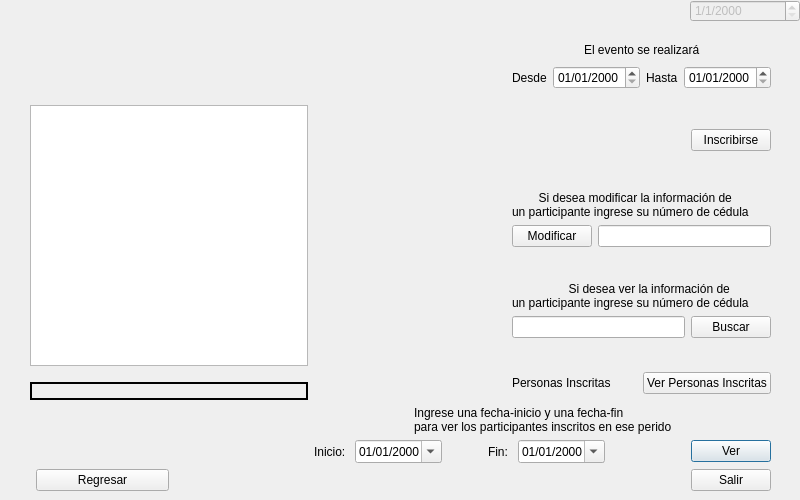
<?xml version="1.0" encoding="UTF-8"?>
<ui version="4.0">
 <class>ViewEventWindow</class>
 <widget class="QDialog" name="ViewEventWindow">
  <property name="geometry">
   <rect>
    <x>0</x>
    <y>0</y>
    <width>800</width>
    <height>500</height>
   </rect>
  </property>
  <property name="windowTitle">
   <string>Championship</string>
  </property>
  <property name="windowIcon">
   <iconset resource="img/logo.qrc">
    <normaloff>:/logo/logo.png</normaloff>:/logo/logo.png</iconset>
  </property>
  <widget class="QWidget" name="layoutWidget">
   <property name="geometry">
    <rect>
     <x>30</x>
     <y>40</y>
     <width>741</width>
     <height>451</height>
    </rect>
   </property>
   <layout class="QGridLayout" name="gridLayout_3">
    <item row="1" column="3">
     <spacer name="horizontalSpacer_14">
      <property name="orientation">
       <enum>Qt::Horizontal</enum>
      </property>
      <property name="sizeHint" stdset="0">
       <size>
        <width>40</width>
        <height>20</height>
       </size>
      </property>
     </spacer>
    </item>
    <item row="1" column="4" colspan="2">
     <layout class="QVBoxLayout" name="verticalLayout_2">
      <item>
       <layout class="QHBoxLayout" name="horizontalLayout_5">
        <item>
         <spacer name="horizontalSpacer_6">
          <property name="orientation">
           <enum>Qt::Horizontal</enum>
          </property>
          <property name="sizeHint" stdset="0">
           <size>
            <width>40</width>
            <height>20</height>
           </size>
          </property>
         </spacer>
        </item>
        <item>
         <widget class="QLabel" name="label_8">
          <property name="text">
           <string>Ingrese una fecha-inicio y una fecha-fin
para ver los participantes inscritos en ese perido</string>
          </property>
         </widget>
        </item>
        <item>
         <spacer name="horizontalSpacer_7">
          <property name="orientation">
           <enum>Qt::Horizontal</enum>
          </property>
          <property name="sizeHint" stdset="0">
           <size>
            <width>40</width>
            <height>20</height>
           </size>
          </property>
         </spacer>
        </item>
       </layout>
      </item>
      <item>
       <layout class="QHBoxLayout" name="horizontalLayout_6">
        <item>
         <widget class="QLabel" name="label_9">
          <property name="text">
           <string>Inicio: </string>
          </property>
         </widget>
        </item>
        <item>
         <widget class="QDateEdit" name="deDateBeg">
          <property name="displayFormat">
           <string>dd/MM/yyyy</string>
          </property>
          <property name="calendarPopup">
           <bool>true</bool>
          </property>
         </widget>
        </item>
        <item>
         <spacer name="horizontalSpacer_5">
          <property name="orientation">
           <enum>Qt::Horizontal</enum>
          </property>
          <property name="sizeHint" stdset="0">
           <size>
            <width>40</width>
            <height>20</height>
           </size>
          </property>
         </spacer>
        </item>
        <item>
         <widget class="QLabel" name="label_10">
          <property name="text">
           <string>Fin: </string>
          </property>
         </widget>
        </item>
        <item>
         <widget class="QDateEdit" name="deDateFin">
          <property name="displayFormat">
           <string>dd/MM/yyyy</string>
          </property>
          <property name="calendarPopup">
           <bool>true</bool>
          </property>
         </widget>
        </item>
        <item>
         <spacer name="horizontalSpacer_4">
          <property name="orientation">
           <enum>Qt::Horizontal</enum>
          </property>
          <property name="sizeHint" stdset="0">
           <size>
            <width>40</width>
            <height>20</height>
           </size>
          </property>
         </spacer>
        </item>
        <item>
         <spacer name="horizontalSpacer_3">
          <property name="orientation">
           <enum>Qt::Horizontal</enum>
          </property>
          <property name="sizeHint" stdset="0">
           <size>
            <width>40</width>
            <height>20</height>
           </size>
          </property>
         </spacer>
        </item>
        <item>
         <widget class="QPushButton" name="pbVer">
          <property name="text">
           <string>Ver</string>
          </property>
         </widget>
        </item>
       </layout>
      </item>
     </layout>
    </item>
    <item row="0" column="4">
     <spacer name="horizontalSpacer_12">
      <property name="orientation">
       <enum>Qt::Horizontal</enum>
      </property>
      <property name="sizeHint" stdset="0">
       <size>
        <width>40</width>
        <height>20</height>
       </size>
      </property>
     </spacer>
    </item>
    <item row="1" column="1">
     <layout class="QVBoxLayout" name="verticalLayout_4"/>
    </item>
    <item row="0" column="5">
     <layout class="QVBoxLayout" name="verticalLayout_7">
      <item>
       <layout class="QVBoxLayout" name="verticalLayout">
        <item>
         <layout class="QHBoxLayout" name="horizontalLayout_3">
          <item>
           <spacer name="horizontalSpacer">
            <property name="orientation">
             <enum>Qt::Horizontal</enum>
            </property>
            <property name="sizeHint" stdset="0">
             <size>
              <width>40</width>
              <height>20</height>
             </size>
            </property>
           </spacer>
          </item>
          <item>
           <widget class="QLabel" name="label_3">
            <property name="text">
             <string>El evento se realizará</string>
            </property>
           </widget>
          </item>
          <item>
           <spacer name="horizontalSpacer_2">
            <property name="orientation">
             <enum>Qt::Horizontal</enum>
            </property>
            <property name="sizeHint" stdset="0">
             <size>
              <width>40</width>
              <height>20</height>
             </size>
            </property>
           </spacer>
          </item>
         </layout>
        </item>
        <item>
         <layout class="QHBoxLayout" name="horizontalLayout_2">
          <item>
           <widget class="QLabel" name="label_2">
            <property name="text">
             <string>Desde</string>
            </property>
           </widget>
          </item>
          <item>
           <widget class="QDateEdit" name="deDateBegEv">
            <property name="enabled">
             <bool>true</bool>
            </property>
            <property name="dateTime">
             <datetime>
              <hour>0</hour>
              <minute>0</minute>
              <second>0</second>
              <year>2000</year>
              <month>1</month>
              <day>1</day>
             </datetime>
            </property>
            <property name="displayFormat">
             <string>dd/MM/yyyy</string>
            </property>
            <property name="calendarPopup">
             <bool>false</bool>
            </property>
            <property name="date">
             <date>
              <year>2000</year>
              <month>1</month>
              <day>1</day>
             </date>
            </property>
           </widget>
          </item>
          <item>
           <widget class="QLabel" name="label_4">
            <property name="text">
             <string>Hasta</string>
            </property>
           </widget>
          </item>
          <item>
           <widget class="QDateEdit" name="deDateFinEv">
            <property name="enabled">
             <bool>true</bool>
            </property>
            <property name="dateTime">
             <datetime>
              <hour>0</hour>
              <minute>0</minute>
              <second>0</second>
              <year>2000</year>
              <month>1</month>
              <day>1</day>
             </datetime>
            </property>
            <property name="displayFormat">
             <string>dd/MM/yyyy</string>
            </property>
            <property name="calendarPopup">
             <bool>false</bool>
            </property>
            <property name="date">
             <date>
              <year>2000</year>
              <month>1</month>
              <day>1</day>
             </date>
            </property>
           </widget>
          </item>
         </layout>
        </item>
       </layout>
      </item>
      <item>
       <layout class="QVBoxLayout" name="verticalLayout_6">
        <item>
         <layout class="QVBoxLayout" name="verticalLayout_5">
          <item>
           <spacer name="verticalSpacer_9">
            <property name="orientation">
             <enum>Qt::Vertical</enum>
            </property>
            <property name="sizeHint" stdset="0">
             <size>
              <width>20</width>
              <height>40</height>
             </size>
            </property>
           </spacer>
          </item>
          <item>
           <layout class="QHBoxLayout" name="horizontalLayout_8">
            <item>
             <spacer name="horizontalSpacer_10">
              <property name="orientation">
               <enum>Qt::Horizontal</enum>
              </property>
              <property name="sizeHint" stdset="0">
               <size>
                <width>40</width>
                <height>20</height>
               </size>
              </property>
             </spacer>
            </item>
            <item>
             <spacer name="horizontalSpacer_11">
              <property name="orientation">
               <enum>Qt::Horizontal</enum>
              </property>
              <property name="sizeHint" stdset="0">
               <size>
                <width>40</width>
                <height>20</height>
               </size>
              </property>
             </spacer>
            </item>
            <item>
             <widget class="QPushButton" name="pbInscribirse">
              <property name="text">
               <string>Inscribirse</string>
              </property>
             </widget>
            </item>
           </layout>
          </item>
          <item>
           <spacer name="verticalSpacer_8">
            <property name="orientation">
             <enum>Qt::Vertical</enum>
            </property>
            <property name="sizeHint" stdset="0">
             <size>
              <width>20</width>
              <height>40</height>
             </size>
            </property>
           </spacer>
          </item>
         </layout>
        </item>
        <item>
         <layout class="QGridLayout" name="gridLayout">
          <item row="0" column="0">
           <widget class="QLabel" name="label_5">
            <property name="text">
             <string>        Si desea modificar la información de
un participante ingrese su número de cédula</string>
            </property>
           </widget>
          </item>
          <item row="1" column="0">
           <layout class="QHBoxLayout" name="horizontalLayout">
            <item>
             <widget class="QPushButton" name="pbModificar">
              <property name="text">
               <string>Modificar</string>
              </property>
             </widget>
            </item>
            <item>
             <widget class="QLineEdit" name="leModificar"/>
            </item>
           </layout>
          </item>
         </layout>
        </item>
        <item>
         <spacer name="verticalSpacer_6">
          <property name="orientation">
           <enum>Qt::Vertical</enum>
          </property>
          <property name="sizeHint" stdset="0">
           <size>
            <width>20</width>
            <height>40</height>
           </size>
          </property>
         </spacer>
        </item>
        <item>
         <layout class="QGridLayout" name="gridLayout_2">
          <item row="0" column="0" colspan="2">
           <widget class="QLabel" name="label_7">
            <property name="text">
             <string>                 Si desea ver la información de
un participante ingrese su número de cédula</string>
            </property>
           </widget>
          </item>
          <item row="1" column="0">
           <widget class="QLineEdit" name="leBuscar"/>
          </item>
          <item row="1" column="1">
           <widget class="QPushButton" name="pbBuscar">
            <property name="text">
             <string>Buscar</string>
            </property>
           </widget>
          </item>
         </layout>
        </item>
        <item>
         <spacer name="verticalSpacer_7">
          <property name="orientation">
           <enum>Qt::Vertical</enum>
          </property>
          <property name="sizeHint" stdset="0">
           <size>
            <width>20</width>
            <height>40</height>
           </size>
          </property>
         </spacer>
        </item>
        <item>
         <layout class="QHBoxLayout" name="horizontalLayout_4">
          <item>
           <widget class="QLabel" name="label_6">
            <property name="text">
             <string>Personas Inscritas</string>
            </property>
           </widget>
          </item>
          <item>
           <widget class="QPushButton" name="pbVerPer">
            <property name="text">
             <string>Ver Personas Inscritas</string>
            </property>
           </widget>
          </item>
         </layout>
        </item>
       </layout>
      </item>
      <item>
       <spacer name="verticalSpacer_3">
        <property name="orientation">
         <enum>Qt::Vertical</enum>
        </property>
        <property name="sizeHint" stdset="0">
         <size>
          <width>20</width>
          <height>40</height>
         </size>
        </property>
       </spacer>
      </item>
     </layout>
    </item>
    <item row="1" column="2">
     <layout class="QGridLayout" name="gridLayout_4">
      <item row="1" column="3">
       <spacer name="horizontalSpacer_8">
        <property name="orientation">
         <enum>Qt::Horizontal</enum>
        </property>
        <property name="sizeHint" stdset="0">
         <size>
          <width>18</width>
          <height>17</height>
         </size>
        </property>
       </spacer>
      </item>
      <item row="0" column="1">
       <spacer name="verticalSpacer_4">
        <property name="orientation">
         <enum>Qt::Vertical</enum>
        </property>
        <property name="sizeHint" stdset="0">
         <size>
          <width>20</width>
          <height>18</height>
         </size>
        </property>
       </spacer>
      </item>
      <item row="1" column="2">
       <spacer name="horizontalSpacer_9">
        <property name="orientation">
         <enum>Qt::Horizontal</enum>
        </property>
        <property name="sizeHint" stdset="0">
         <size>
          <width>18</width>
          <height>17</height>
         </size>
        </property>
       </spacer>
      </item>
     </layout>
    </item>
    <item row="0" column="1" colspan="3">
     <layout class="QVBoxLayout" name="verticalLayout_3">
      <item>
       <widget class="QLabel" name="leEventName">
        <property name="sizeIncrement">
         <size>
          <width>20</width>
          <height>20</height>
         </size>
        </property>
        <property name="font">
         <font>
          <pointsize>32</pointsize>
         </font>
        </property>
        <property name="text">
         <string/>
        </property>
       </widget>
      </item>
      <item>
       <spacer name="verticalSpacer">
        <property name="orientation">
         <enum>Qt::Vertical</enum>
        </property>
        <property name="sizeType">
         <enum>QSizePolicy::Minimum</enum>
        </property>
        <property name="sizeHint" stdset="0">
         <size>
          <width>30</width>
          <height>10</height>
         </size>
        </property>
       </spacer>
      </item>
      <item>
       <widget class="QTextBrowser" name="tbInfo">
        <property name="html">
         <string>&lt;!DOCTYPE HTML PUBLIC &quot;-//W3C//DTD HTML 4.0//EN&quot; &quot;http://www.w3.org/TR/REC-html40/strict.dtd&quot;&gt;
&lt;html&gt;&lt;head&gt;&lt;meta name=&quot;qrichtext&quot; content=&quot;1&quot; /&gt;&lt;style type=&quot;text/css&quot;&gt;
p, li { white-space: pre-wrap; }
&lt;/style&gt;&lt;/head&gt;&lt;body style=&quot; font-family:'Sans Serif'; font-size:9pt; font-weight:400; font-style:normal;&quot;&gt;
&lt;p style=&quot;-qt-paragraph-type:empty; margin-top:0px; margin-bottom:0px; margin-left:0px; margin-right:0px; -qt-block-indent:0; text-indent:0px; font-family:'Ubuntu'; font-size:11pt;&quot;&gt;&lt;br /&gt;&lt;/p&gt;&lt;/body&gt;&lt;/html&gt;</string>
        </property>
       </widget>
      </item>
      <item>
       <spacer name="verticalSpacer_2">
        <property name="orientation">
         <enum>Qt::Vertical</enum>
        </property>
        <property name="sizeType">
         <enum>QSizePolicy::Minimum</enum>
        </property>
        <property name="sizeHint" stdset="0">
         <size>
          <width>30</width>
          <height>10</height>
         </size>
        </property>
       </spacer>
      </item>
      <item>
       <widget class="QLabel" name="lePicture">
        <property name="frameShape">
         <enum>QFrame::WinPanel</enum>
        </property>
        <property name="frameShadow">
         <enum>QFrame::Plain</enum>
        </property>
        <property name="lineWidth">
         <number>1</number>
        </property>
        <property name="text">
         <string/>
        </property>
        <property name="scaledContents">
         <bool>true</bool>
        </property>
       </widget>
      </item>
     </layout>
    </item>
    <item row="2" column="4">
     <layout class="QHBoxLayout" name="horizontalLayout_9"/>
    </item>
    <item row="3" column="5">
     <layout class="QHBoxLayout" name="horizontalLayout_10">
      <item>
       <spacer name="horizontalSpacer_15">
        <property name="orientation">
         <enum>Qt::Horizontal</enum>
        </property>
        <property name="sizeHint" stdset="0">
         <size>
          <width>40</width>
          <height>20</height>
         </size>
        </property>
       </spacer>
      </item>
      <item>
       <widget class="QPushButton" name="pbSalir">
        <property name="text">
         <string>Salir</string>
        </property>
       </widget>
      </item>
     </layout>
    </item>
    <item row="3" column="2">
     <widget class="QPushButton" name="pbRegresar">
      <property name="text">
       <string>Regresar</string>
      </property>
     </widget>
    </item>
   </layout>
  </widget>
  <widget class="QDateEdit" name="deCurrDate">
   <property name="enabled">
    <bool>false</bool>
   </property>
   <property name="geometry">
    <rect>
     <x>690</x>
     <y>0</y>
     <width>110</width>
     <height>22</height>
    </rect>
   </property>
   <property name="displayFormat">
    <string>d/M/yyyy</string>
   </property>
  </widget>
  <zorder>layoutWidget</zorder>
  <zorder>horizontalSpacer_13</zorder>
  <zorder>pushButton</zorder>
  <zorder></zorder>
  <zorder>deCurrDate</zorder>
 </widget>
 <resources>
  <include location="img/logo.qrc"/>
 </resources>
 <connections>
  <connection>
   <sender>pbRegresar</sender>
   <signal>clicked()</signal>
   <receiver>ViewEventWindow</receiver>
   <slot>close()</slot>
   <hints>
    <hint type="sourcelabel">
     <x>90</x>
     <y>482</y>
    </hint>
    <hint type="destinationlabel">
     <x>118</x>
     <y>449</y>
    </hint>
   </hints>
  </connection>
  <connection>
   <sender>pbSalir</sender>
   <signal>clicked()</signal>
   <receiver>ViewEventWindow</receiver>
   <slot>close()</slot>
   <hints>
    <hint type="sourcelabel">
     <x>731</x>
     <y>473</y>
    </hint>
    <hint type="destinationlabel">
     <x>615</x>
     <y>456</y>
    </hint>
   </hints>
  </connection>
 </connections>
</ui>
